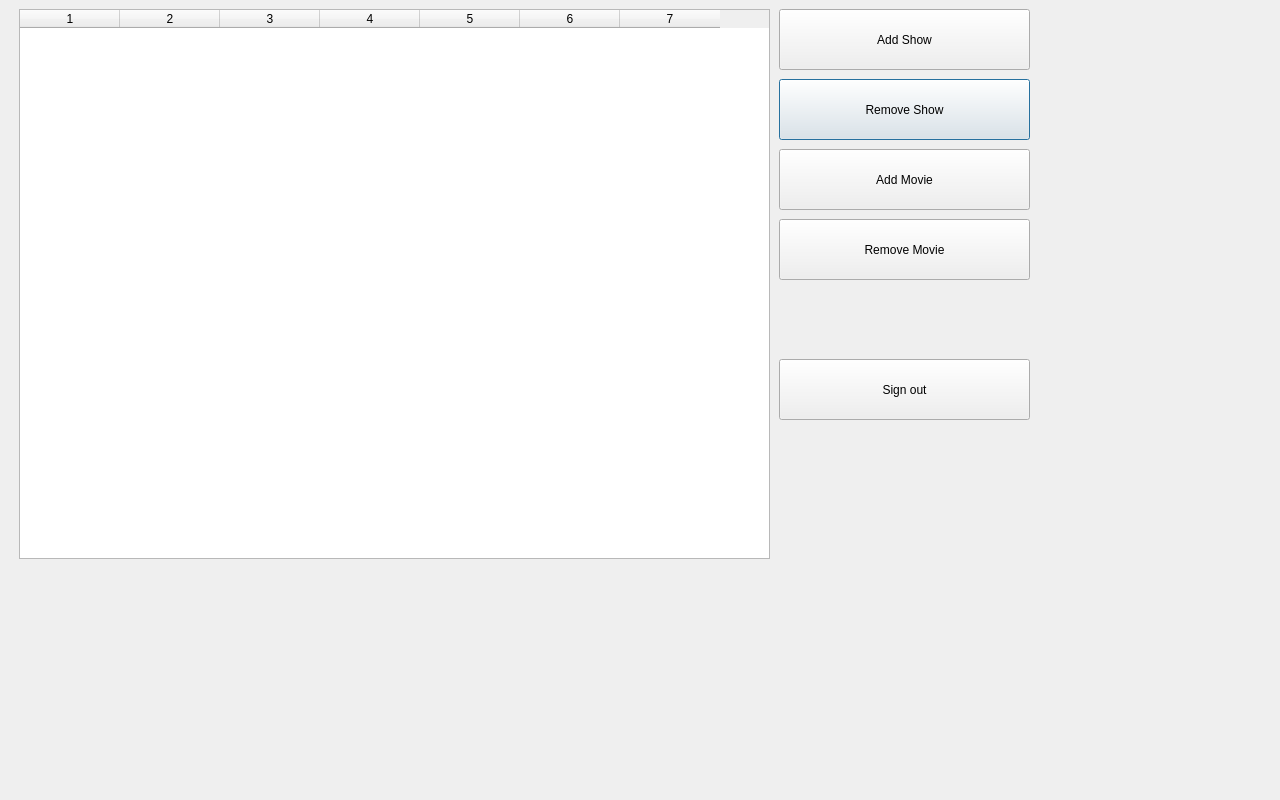
<?xml version="1.0" encoding="UTF-8"?>
<ui version="4.0">
 <class>Dialog</class>
 <widget class="QDialog" name="Dialog">
  <property name="geometry">
   <rect>
    <x>0</x>
    <y>0</y>
    <width>1280</width>
    <height>800</height>
   </rect>
  </property>
  <property name="windowTitle">
   <string>Dialog</string>
  </property>
  <widget class="QWidget" name="bgwidget" native="true">
   <property name="geometry">
    <rect>
     <x>-1</x>
     <y>-1</y>
     <width>1281</width>
     <height>801</height>
    </rect>
   </property>
   <widget class="QPushButton" name="Remove">
    <property name="geometry">
     <rect>
      <x>780</x>
      <y>80</y>
      <width>251</width>
      <height>61</height>
     </rect>
    </property>
    <property name="text">
     <string>Remove Show</string>
    </property>
   </widget>
   <widget class="QPushButton" name="Add">
    <property name="geometry">
     <rect>
      <x>780</x>
      <y>10</y>
      <width>251</width>
      <height>61</height>
     </rect>
    </property>
    <property name="text">
     <string>Add Show</string>
    </property>
   </widget>
   <widget class="QTableWidget" name="AdminTable">
    <property name="geometry">
     <rect>
      <x>20</x>
      <y>10</y>
      <width>751</width>
      <height>550</height>
     </rect>
    </property>
    <property name="columnCount">
     <number>7</number>
    </property>
    <column/>
    <column/>
    <column/>
    <column/>
    <column/>
    <column/>
    <column/>
   </widget>
   <widget class="QPushButton" name="signout">
    <property name="geometry">
     <rect>
      <x>780</x>
      <y>360</y>
      <width>251</width>
      <height>61</height>
     </rect>
    </property>
    <property name="text">
     <string>Sign out</string>
    </property>
   </widget>
   <widget class="QPushButton" name="AddMov">
    <property name="geometry">
     <rect>
      <x>780</x>
      <y>150</y>
      <width>251</width>
      <height>61</height>
     </rect>
    </property>
    <property name="text">
     <string>Add Movie</string>
    </property>
   </widget>
   <widget class="QPushButton" name="RemoveMov">
    <property name="geometry">
     <rect>
      <x>780</x>
      <y>220</y>
      <width>251</width>
      <height>61</height>
     </rect>
    </property>
    <property name="text">
     <string>Remove Movie</string>
    </property>
   </widget>
  </widget>
 </widget>
 <resources/>
 <connections/>
</ui>
